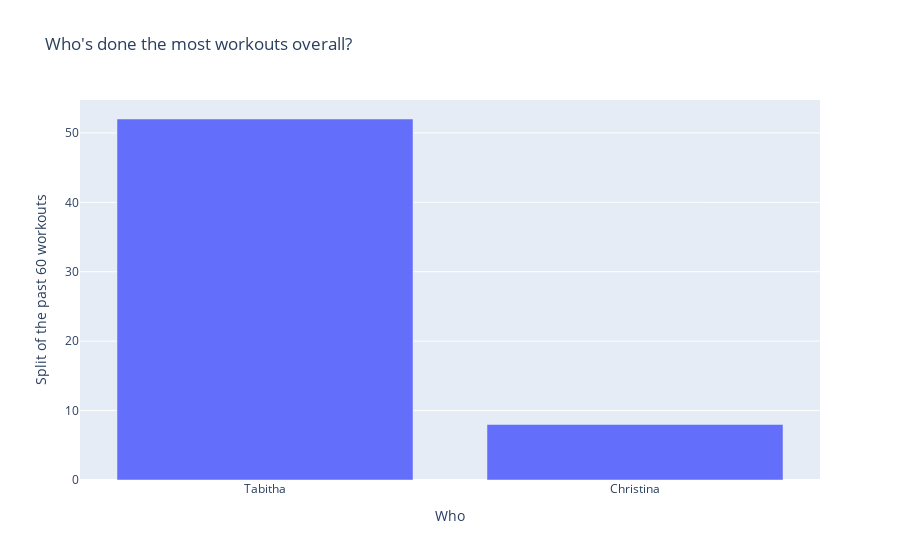

Notebook cell for this chart:
### Code cell
import plotly.graph_objs as go

who_counts = df_club['who'].value_counts()
who_vals = []
for i in who_counts.items():
    who_vals.append(i[0])

graph_one = []    
graph_one.append(
    go.Bar(
        x = who_vals,
        y = who_counts
    )
)

layout_one = dict(title = "Who's done the most workouts overall?",
                  xaxis = dict(title = 'Who'),
                  yaxis = dict(title = 'Split of the past 60 workouts'),
                 )

go.Figure(data = graph_one, 
         layout = layout_one)

### Figure 1 — Plotly figure (JSON) as saved in the notebook; plotly's stock layout.template omitted (floating-point values rounded to 4 significant figures)
{"data": [{"type": "bar", "x": ["Tabitha", "Christina"], "y": [52, 8]}], "layout": {"title": {"text": "Who's done the most workouts overall?"}, "xaxis": {"title": {"text": "Who"}}, "yaxis": {"title": {"text": "Split of the past 60 workouts"}}}}
